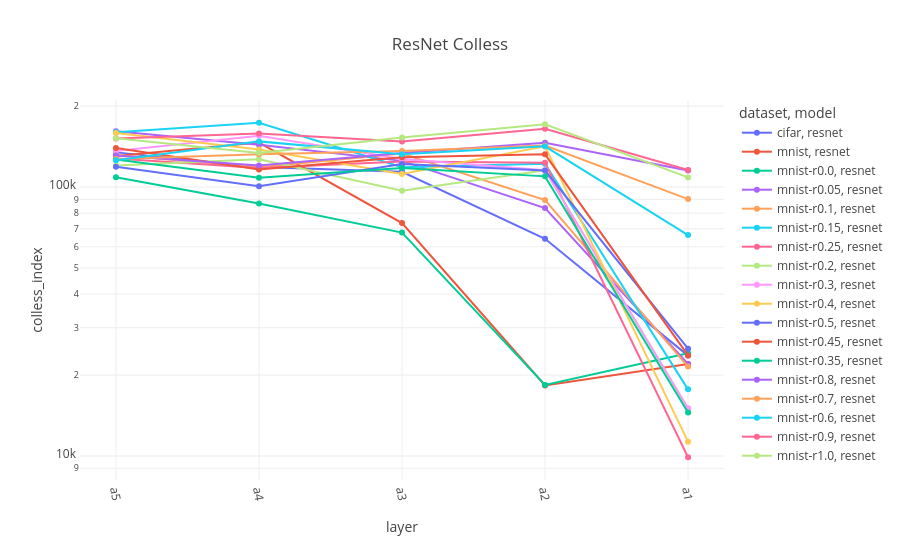

Notebook code for this chart:
### Code cell
fig = px.line(resnet, x="layer", y="colless_index", color="dataset", symbol="model", color_discrete_sequence=px.colors.qualitative.Plotly, title="ResNet Colless")
fig.update_xaxes(tickangle=80)
fig.update_yaxes(type="log")

### Figure 1 — Plotly figure (JSON) as saved in the notebook; plotly's stock layout.template omitted (floating-point values rounded to 4 significant figures)
{"data": [{"hovertemplate": "dataset=cifar<br>model=resnet<br>layer=%{x}<br>colless_index=%{y}<extra></extra>", "legendgroup": "cifar, resnet", "line": {"color": "#636EFA", "dash": "solid"}, "marker": {"symbol": "circle"}, "mode": "lines+markers", "name": "cifar, resnet", "orientation": "v", "showlegend": true, "type": "scatter", "x": ["a5", "a4", "a3", "a2", "a1"], "xaxis": "x", "y": [134600.0, 118700.0, 114000.0, 64230.0, 23620.0], "yaxis": "y"}, {"hovertemplate": "dataset=mnist<br>model=resnet<br>layer=%{x}<br>colless_index=%{y}<extra></extra>", "legendgroup": "mnist, resnet", "line": {"color": "#EF553B", "dash": "solid"}, "marker": {"symbol": "circle"}, "mode": "lines+markers", "name": "mnist, resnet", "orientation": "v", "showlegend": true, "type": "scatter", "x": ["a5", "a4", "a3", "a2", "a1"], "xaxis": "x", "y": [130600.0, 146400.0, 73450.0, 18300.0, 21970.0], "yaxis": "y"}, {"hovertemplate": "dataset=mnist-r0.0<br>model=resnet<br>layer=%{x}<br>colless_index=%{y}<extra></extra>", "legendgroup": "mnist-r0.0, resnet", "line": {"color": "#00CC96", "dash": "solid"}, "marker": {"symbol": "circle"}, "mode": "lines+markers", "name": "mnist-r0.0, resnet", "orientation": "v", "showlegend": true, "type": "scatter", "x": ["a5", "a4", "a3", "a2", "a1"], "xaxis": "x", "y": [108800.0, 86820.0, 67740.0, 18380.0, 24100.0], "yaxis": "y"}, {"hovertemplate": "dataset=mnist-r0.05<br>model=resnet<br>layer=%{x}<br>colless_index=%{y}<extra></extra>", "legendgroup": "mnist-r0.05, resnet", "line": {"color": "#AB63FA", "dash": "solid"}, "marker": {"symbol": "circle"}, "mode": "lines+markers", "name": "mnist-r0.05, resnet", "orientation": "v", "showlegend": true, "type": "scatter", "x": ["a5", "a4", "a3", "a2", "a1"], "xaxis": "x", "y": [161300.0, 143600.0, 125100.0, 83540.0, 21990.0], "yaxis": "y"}, {"hovertemplate": "dataset=mnist-r0.1<br>model=resnet<br>layer=%{x}<br>colless_index=%{y}<extra></extra>", "legendgroup": "mnist-r0.1, resnet", "line": {"color": "#FFA15A", "dash": "solid"}, "marker": {"symbol": "circle"}, "mode": "lines+markers", "name": "mnist-r0.1, resnet", "orientation": "v", "showlegend": true, "type": "scatter", "x": ["a5", "a4", "a3", "a2", "a1"], "xaxis": "x", "y": [131400.0, 118400.0, 133300.0, 89500.0, 21500.0], "yaxis": "y"}, {"hovertemplate": "dataset=mnist-r0.15<br>model=resnet<br>layer=%{x}<br>colless_index=%{y}<extra></extra>", "legendgroup": "mnist-r0.15, resnet", "line": {"color": "#19D3F3", "dash": "solid"}, "marker": {"symbol": "circle"}, "mode": "lines+markers", "name": "mnist-r0.15, resnet", "orientation": "v", "showlegend": true, "type": "scatter", "x": ["a5", "a4", "a3", "a2", "a1"], "xaxis": "x", "y": [160000.0, 173400.0, 118600.0, 122100.0, 17700.0], "yaxis": "y"}, {"hovertemplate": "dataset=mnist-r0.25<br>model=resnet<br>layer=%{x}<br>colless_index=%{y}<extra></extra>", "legendgroup": "mnist-r0.25, resnet", "line": {"color": "#FF6692", "dash": "solid"}, "marker": {"symbol": "circle"}, "mode": "lines+markers", "name": "mnist-r0.25, resnet", "orientation": "v", "showlegend": true, "type": "scatter", "x": ["a5", "a4", "a3", "a2", "a1"], "xaxis": "x", "y": [127800.0, 117600.0, 124400.0, 123200.0, 9895.0], "yaxis": "y"}, {"hovertemplate": "dataset=mnist-r0.2<br>model=resnet<br>layer=%{x}<br>colless_index=%{y}<extra></extra>", "legendgroup": "mnist-r0.2, resnet", "line": {"color": "#B6E880", "dash": "solid"}, "marker": {"symbol": "circle"}, "mode": "lines+markers", "name": "mnist-r0.2, resnet", "orientation": "v", "showlegend": true, "type": "scatter", "x": ["a5", "a4", "a3", "a2", "a1"], "xaxis": "x", "y": [120300.0, 126800.0, 96890.0, 115500.0, 14950.0], "yaxis": "y"}, {"hovertemplate": "dataset=mnist-r0.3<br>model=resnet<br>layer=%{x}<br>colless_index=%{y}<extra></extra>", "legendgroup": "mnist-r0.3, resnet", "line": {"color": "#FF97FF", "dash": "solid"}, "marker": {"symbol": "circle"}, "mode": "lines+markers", "name": "mnist-r0.3, resnet", "orientation": "v", "showlegend": true, "type": "scatter", "x": ["a5", "a4", "a3", "a2", "a1"], "xaxis": "x", "y": [136100.0, 155100.0, 127100.0, 115500.0, 15060.0], "yaxis": "y"}, {"hovertemplate": "dataset=mnist-r0.4<br>model=resnet<br>layer=%{x}<br>colless_index=%{y}<extra></extra>", "legendgroup": "mnist-r0.4, resnet", "line": {"color": "#FECB52", "dash": "solid"}, "marker": {"symbol": "circle"}, "mode": "lines+markers", "name": "mnist-r0.4, resnet", "orientation": "v", "showlegend": true, "type": "scatter", "x": ["a5", "a4", "a3", "a2", "a1"], "xaxis": "x", "y": [158900.0, 138000.0, 111800.0, 141600.0, 11310.0], "yaxis": "y"}, {"hovertemplate": "dataset=mnist-r0.5<br>model=resnet<br>layer=%{x}<br>colless_index=%{y}<extra></extra>", "legendgroup": "mnist-r0.5, resnet", "line": {"color": "#636EFA", "dash": "solid"}, "marker": {"symbol": "circle"}, "mode": "lines+markers", "name": "mnist-r0.5, resnet", "orientation": "v", "showlegend": true, "type": "scatter", "x": ["a5", "a4", "a3", "a2", "a1"], "xaxis": "x", "y": [118900.0, 100700.0, 121800.0, 115200.0, 25050.0], "yaxis": "y"}, {"hovertemplate": "dataset=mnist-r0.45<br>model=resnet<br>layer=%{x}<br>colless_index=%{y}<extra></extra>", "legendgroup": "mnist-r0.45, resnet", "line": {"color": "#EF553B", "dash": "solid"}, "marker": {"symbol": "circle"}, "mode": "lines+markers", "name": "mnist-r0.45, resnet", "orientation": "v", "showlegend": true, "type": "scatter", "x": ["a5", "a4", "a3", "a2", "a1"], "xaxis": "x", "y": [139700.0, 116100.0, 129200.0, 132400.0, 23670.0], "yaxis": "y"}, {"hovertemplate": "dataset=mnist-r0.35<br>model=resnet<br>layer=%{x}<br>colless_index=%{y}<extra></extra>", "legendgroup": "mnist-r0.35, resnet", "line": {"color": "#00CC96", "dash": "solid"}, "marker": {"symbol": "circle"}, "mode": "lines+markers", "name": "mnist-r0.35, resnet", "orientation": "v", "showlegend": true, "type": "scatter", "x": ["a5", "a4", "a3", "a2", "a1"], "xaxis": "x", "y": [126700.0, 108200.0, 117700.0, 109600.0, 14510.0], "yaxis": "y"}, {"hovertemplate": "dataset=mnist-r0.8<br>model=resnet<br>layer=%{x}<br>colless_index=%{y}<extra></extra>", "legendgroup": "mnist-r0.8, resnet", "line": {"color": "#AB63FA", "dash": "solid"}, "marker": {"symbol": "circle"}, "mode": "lines+markers", "name": "mnist-r0.8, resnet", "orientation": "v", "showlegend": true, "type": "scatter", "x": ["a5", "a4", "a3", "a2", "a1"], "xaxis": "x", "y": [131100.0, 120300.0, 134000.0, 146100.0, 115200.0], "yaxis": "y"}, {"hovertemplate": "dataset=mnist-r0.7<br>model=resnet<br>layer=%{x}<br>colless_index=%{y}<extra></extra>", "legendgroup": "mnist-r0.7, resnet", "line": {"color": "#FFA15A", "dash": "solid"}, "marker": {"symbol": "circle"}, "mode": "lines+markers", "name": "mnist-r0.7, resnet", "orientation": "v", "showlegend": true, "type": "scatter", "x": ["a5", "a4", "a3", "a2", "a1"], "xaxis": "x", "y": [127200.0, 132300.0, 136100.0, 142700.0, 90200.0], "yaxis": "y"}, {"hovertemplate": "dataset=mnist-r0.6<br>model=resnet<br>layer=%{x}<br>colless_index=%{y}<extra></extra>", "legendgroup": "mnist-r0.6, resnet", "line": {"color": "#19D3F3", "dash": "solid"}, "marker": {"symbol": "circle"}, "mode": "lines+markers", "name": "mnist-r0.6, resnet", "orientation": "v", "showlegend": true, "type": "scatter", "x": ["a5", "a4", "a3", "a2", "a1"], "xaxis": "x", "y": [125800.0, 147900.0, 132500.0, 141700.0, 66280.0], "yaxis": "y"}, {"hovertemplate": "dataset=mnist-r0.9<br>model=resnet<br>layer=%{x}<br>colless_index=%{y}<extra></extra>", "legendgroup": "mnist-r0.9, resnet", "line": {"color": "#FF6692", "dash": "solid"}, "marker": {"symbol": "circle"}, "mode": "lines+markers", "name": "mnist-r0.9, resnet", "orientation": "v", "showlegend": true, "type": "scatter", "x": ["a5", "a4", "a3", "a2", "a1"], "xaxis": "x", "y": [151500.0, 158200.0, 147800.0, 164700.0, 115800.0], "yaxis": "y"}, {"hovertemplate": "dataset=mnist-r1.0<br>model=resnet<br>layer=%{x}<br>colless_index=%{y}<extra></extra>", "legendgroup": "mnist-r1.0, resnet", "line": {"color": "#B6E880", "dash": "solid"}, "marker": {"symbol": "circle"}, "mode": "lines+markers", "name": "mnist-r1.0, resnet", "orientation": "v", "showlegend": true, "type": "scatter", "x": ["a5", "a4", "a3", "a2", "a1"], "xaxis": "x", "y": [151800.0, 134000.0, 153000.0, 171000.0, 108600.0], "yaxis": "y"}], "layout": {"legend": {"title": {"text": "dataset, model"}, "tracegroupgap": 0}, "title": {"text": "ResNet Colless"}, "xaxis": {"anchor": "y", "domain": [0, 1], "tickangle": 80, "title": {"text": "layer"}}, "yaxis": {"anchor": "x", "domain": [0, 1], "title": {"text": "colless_index"}, "type": "log"}}}
